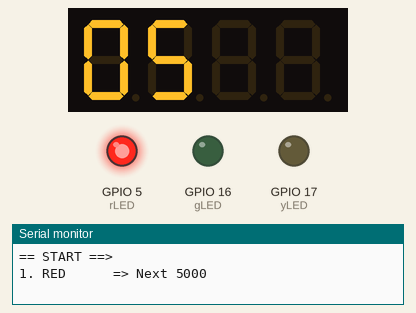
Recording of a program running on a simulated ESP32. On the bench: 4-digit seven-segment display, output pins drawn as LEDs (lit = HIGH), the last lines printed to the serial monitor.

Above: at 0.1 s.
At 1.1 s:
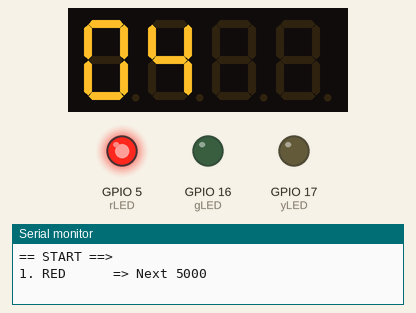
At 3.1 s:
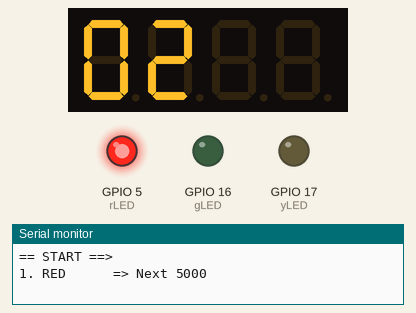
At 6.1 s:
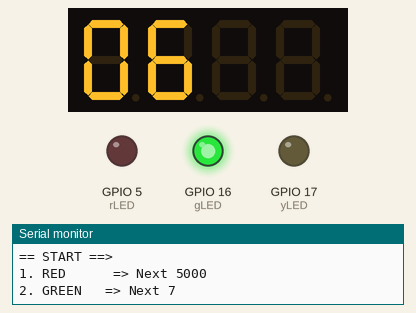
At 9.1 s:
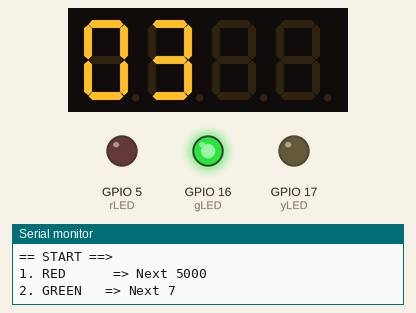
At 13.1 s:
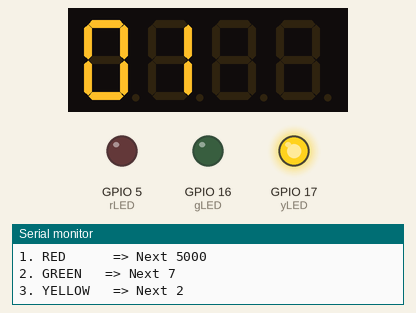
Timing chart, 0 to 34.5 s (numbered marks = the images above):
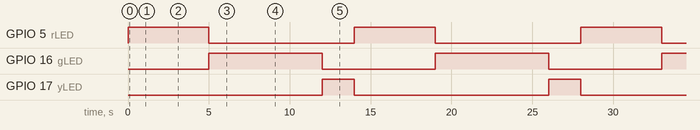

The program:

main.cpp
```cpp
#include <Arduino.h>
#include <TM1637Display.h>

// Pin
#define rLED  5
#define yLED  17
#define gLED  16

#define CLK   23
#define DIO   22

// 1000 ms = 1 seconds
#define rTIME  5000   // 5 seconds
#define yTIME  2000
#define gTIME  7000

ulong currentMiliseconds = 0;
ulong ledTimeStart = 0;
ulong nextTimeTotal = 0;
int currentLED = rLED;
int counter = 0;
ulong lastDisplayUpdate = 0; // Biến để lưu thời gian cập nhật màn hình cuối cùng

TM1637Display display(CLK, DIO);

bool IsReady(ulong &ulTimer, uint32_t milisecond);
void NonBlocking_Traffic_Light();

void setup() {
  Serial.begin(115200);
  pinMode(rLED, OUTPUT);
  pinMode(yLED, OUTPUT);
  pinMode(gLED, OUTPUT);

  display.setBrightness(7);
  digitalWrite(yLED, LOW);
  digitalWrite(gLED, LOW);
  digitalWrite(rLED, HIGH);

  currentLED = rLED;
  counter = 5; // Đặt số đếm cho đèn đỏ
  display.showNumberDec(counter, true, 2, 0);
  nextTimeTotal += rTIME;
  Serial.println("== START ==>");

  // In thông tin ban đầu
  Serial.print("1. RED \t\t => Next "); Serial.println(nextTimeTotal);
}

void loop() {
  currentMiliseconds = millis();

  // Cập nhật số đếm chỉ khi có thay đổi (mỗi giây)
  if (currentMiliseconds - lastDisplayUpdate >= 1000) {
    lastDisplayUpdate = currentMiliseconds;
    NonBlocking_Traffic_Light();
  }
}

bool IsReady(ulong &ulTimer, uint32_t milisecond) {
  if (currentMiliseconds - ulTimer < milisecond) return false;
  ulTimer = currentMiliseconds;
  return true;
}

void NonBlocking_Traffic_Light() {
  int timeElapsed = 0;
  int totalTime = 0;

  switch (currentLED) {
    case rLED: // Đèn đỏ: 5 giây
      timeElapsed = currentMiliseconds - ledTimeStart;
      totalTime = rTIME;
      if (timeElapsed >= totalTime) {
        digitalWrite(rLED, LOW);
        digitalWrite(gLED, HIGH);
        currentLED = gLED;
        ledTimeStart = currentMiliseconds;
        counter = gTIME / 1000; // Đặt số đếm khi đèn đỏ tắt và đèn xanh sáng
        display.showNumberDec(counter, true, 2, 0);
        nextTimeTotal = gTIME / 1000;
        Serial.print("2. GREEN\t => Next "); Serial.println(nextTimeTotal);
      } else {
        // Giảm số đếm cho đèn đỏ
        counter = max(0L, (long)(rTIME / 1000 - timeElapsed / 1000));
        display.showNumberDec(counter, true, 2, 0);
      }
      break;

    case gLED: // Đèn xanh: 7 giây
      timeElapsed = currentMiliseconds - ledTimeStart;
      totalTime = gTIME;
      if (timeElapsed >= totalTime) {
        digitalWrite(gLED, LOW);
        digitalWrite(yLED, HIGH);
        currentLED = yLED;
        ledTimeStart = currentMiliseconds;
        counter = yTIME / 1000; // Đặt số đếm khi đèn xanh tắt và đèn vàng sáng
        display.showNumberDec(counter, true, 2, 0);
        nextTimeTotal = yTIME / 1000;
        Serial.print("3. YELLOW\t => Next "); Serial.println(nextTimeTotal);
      } else {
        // Giảm số đếm cho đèn xanh
        counter = max(0L, (long)(gTIME / 1000 - timeElapsed / 1000));
        display.showNumberDec(counter, true, 2, 0);
      }
      break;

    case yLED: // Đèn vàng: 2 giây
      timeElapsed = currentMiliseconds - ledTimeStart;
      totalTime = yTIME;
      if (timeElapsed >= totalTime) {
        digitalWrite(yLED, LOW);
        digitalWrite(rLED, HIGH);
        currentLED = rLED;
        ledTimeStart = currentMiliseconds;
        counter = rTIME / 1000; // Đặt số đếm khi đèn vàng tắt và đèn đỏ sáng
        display.showNumberDec(counter, true, 2, 0);
        nextTimeTotal = rTIME / 1000;
        Serial.print("1. RED \t\t => Next "); Serial.println(nextTimeTotal);
      } else {
        // Giảm số đếm cho đèn vàng
        counter = max(0L, (long)(yTIME / 1000 - timeElapsed / 1000));
        display.showNumberDec(counter, true, 2, 0);
      }
      break;
  }
}
```

Measured:
- by itself, GPIO 5 (rLED): alternates HIGH for 5.0 s and LOW for 9.0 s
- by itself, GPIO 16 (gLED): alternates HIGH for 7.0 s and LOW for 7.0 s
- by itself, GPIO 17 (yLED): alternates HIGH for 2.0 s and LOW for 12.0 s
- what the display in image 1 shows lasts 1.0 s, from 1.0 s to 2.0 s
